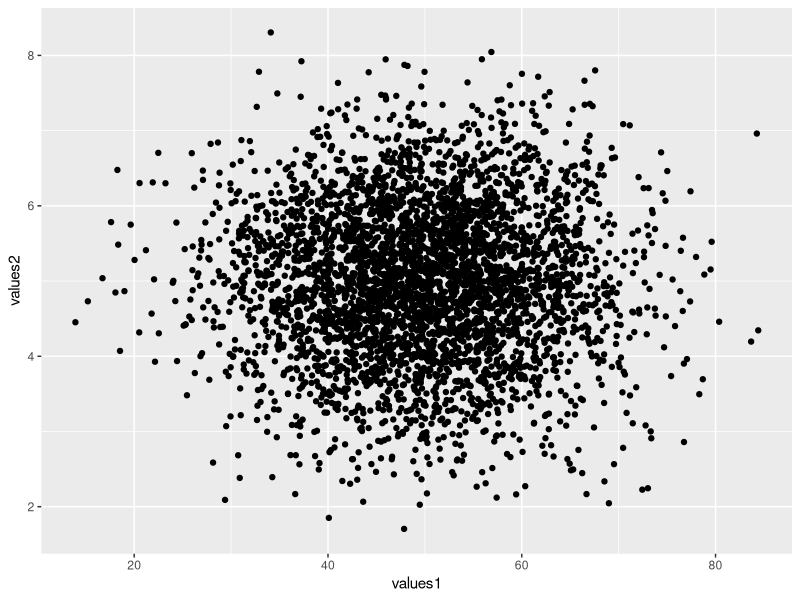
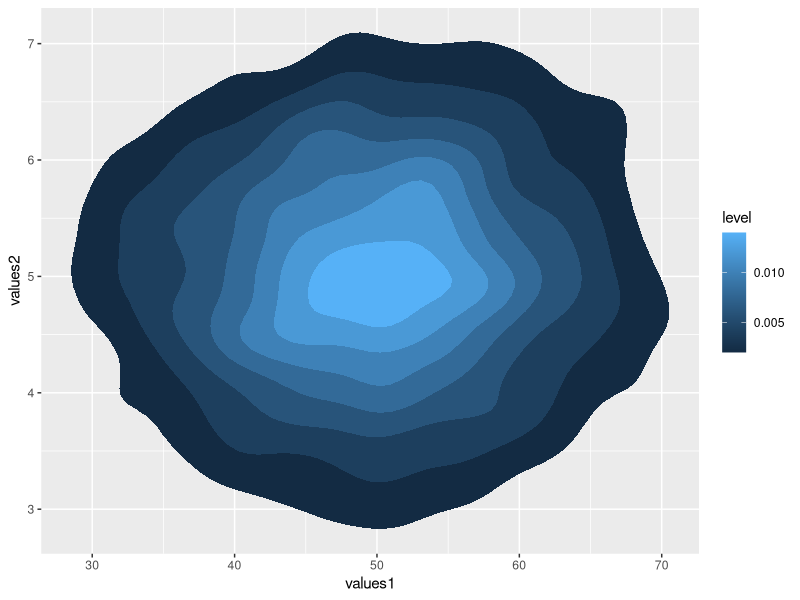
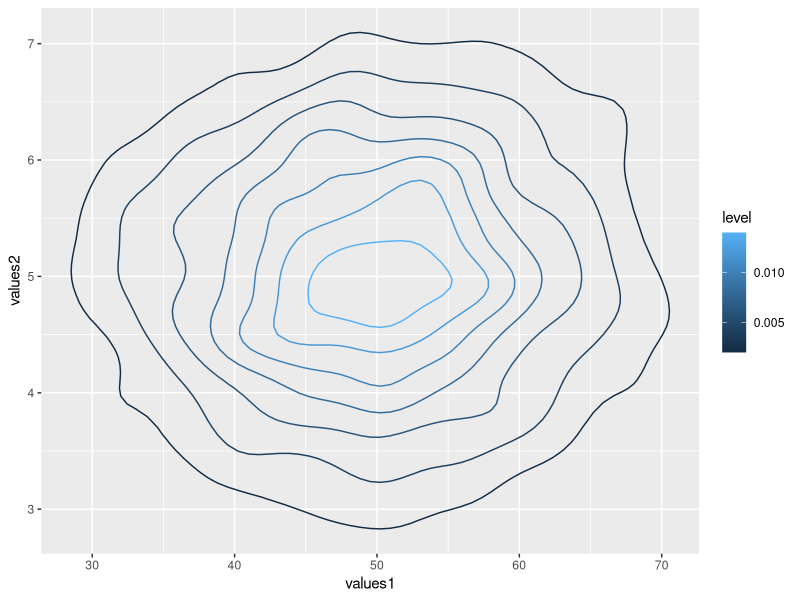
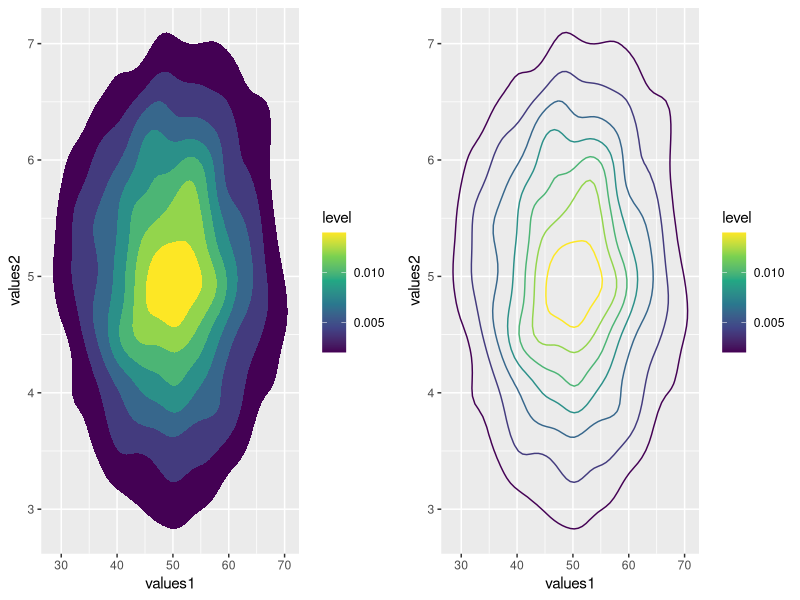
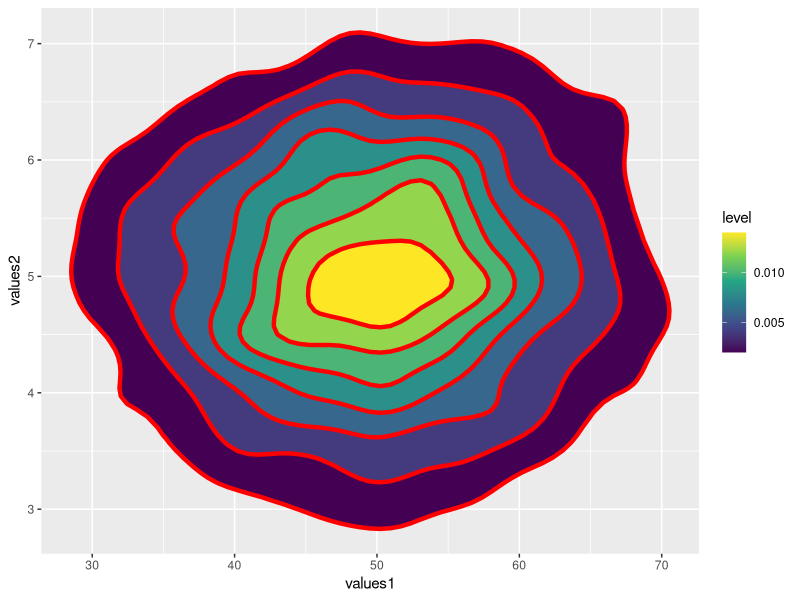
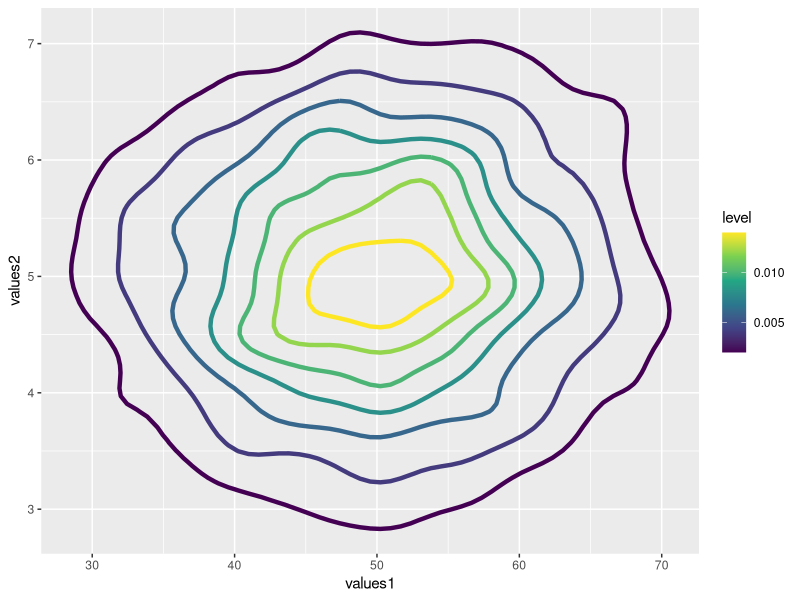

Reproduce these figures in R, in order.
## ---- chunk 1
knitr::opts_chunk$set(echo = TRUE, fig.align = "center")

# title: Creating a 2D density plot
# author: jonathan
# revised: 17/3/2020

WEB <- c("https://bioceed.uib.no/dropfolder/bioSTATS/Rmd/Visualizing/Simple/2D-density.html")
GIT <- c("https://github.com/jonathansoule/biostats/blob/master/Visualizing/Simple/2D-density.Rmd")
library(ggplot2)
library(gridExtra)
# variable 1
values1 <- rnorm(4000, mean = 50, sd = 10)
# variable 2
values2 <- rnorm(4000, mean = 5, sd = 1)
## ---- chunk 2
# dataframe
df <- data.frame(values1, values2)
str(df)
## ---- chunk 3
ggplot(df, aes(values1, values2)) +
  geom_point()
## ---- chunk 4
ggplot(df, aes(values1, values2)) +
  stat_density_2d(aes(fill = ..level..), geom = "polygon")
## ---- chunk 5
ggplot(df, aes(values1, values2)) +
  geom_density_2d(aes(color = ..level..))
## ---- chunk 6
grid.arrange(
  ggplot(df, aes(values1, values2)) + # left plot with stat_density_2d
    stat_density_2d(aes(fill = ..level..), geom = "polygon") +
    scale_fill_viridis_c(),
  ggplot(df, aes(values1, values2)) + # right plot with geom_density_2d
    geom_density_2d(aes(color = ..level..)) +
    scale_color_viridis_c(),
  ncol = 2
)
## ---- chunk 7
ggplot(df, aes(values1, values2)) +
  stat_density_2d(aes(fill = ..level..), geom = "polygon", colour = "red", size = 1.5) +
  scale_fill_viridis_c()
## ---- chunk 8
ggplot(df, aes(values1, values2)) +
  geom_density_2d(aes(color = ..level..), size = 1.5) +
  scale_color_viridis_c()
